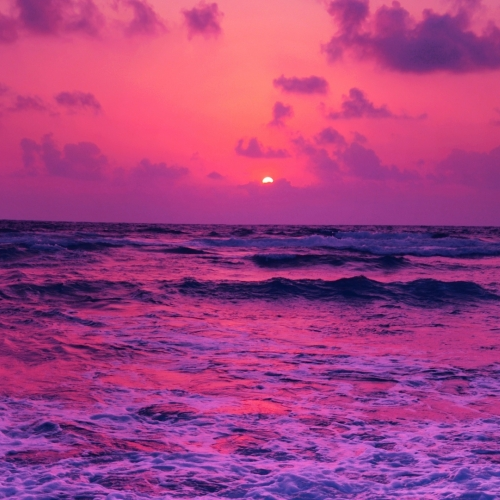
#> input picture IMAGES/sunset.jpg, 500 x 500 px
$ python palette_generator.py
#> lines starting #> are read from the running program, lines starting #| are printed output that depends on the picture
import cv2
import numpy as np
import matplotlib.pyplot as plt

#import matplotlib
#matplotlib.use("Agg")


image_path = "IMAGES/sunset.jpg"
image = cv2.imread(image_path)
#> image is the input picture: shape (500, 500, 3); mean B, G, R 128.9, 63.1, 164.9

if image is None:
    print("Error! Image not shown")
    exit()

image = cv2.cvtColor(image,cv2.COLOR_BGR2RGB)

max_size = 500
height, width = image.shape[:2]
#> height = 500; width = 500

if max(height, width) > max_size:
    scale = max_size / max(height, width)
    new_size = (int(width * scale), int(height * scale))
    image = cv2.resize(image, new_size)
    print(f"Resized image to {new_size} for faster processing")

plt.imshow(image)
plt.axis('off')
plt.show()


pixels = image.reshape((-1,3))
print("Shape of pixel array: ", pixels.shape)
#| Shape of pixel array:  (250000, 3)

num_colors = 5
pixels = np.float32(pixels)
criteria = (cv2.TERM_CRITERIA_EPS+cv2.TERM_CRITERIA_MAX_ITER,20,0.2)

_,labels,centers = cv2.kmeans(pixels,num_colors,None,criteria,10,cv2.KMEANS_RANDOM_CENTERS)
#> centers = [[55.93, 26.41, 87.43], [173.4, 83.13, 179.2], [181.7, 59.01, 131.2], [240.7, 94.69, 129.7], [126, 48.77, 125.7]]
centers = np.uint32(centers)
#> centers = [[55, 26, 87], [173, 83, 179], [181, 59, 131], [240, 94, 129], [125, 48, 125]]
print("DOMINANT COLORS (RGB): ",centers)
#| DOMINANT COLORS (RGB):  [[ 55  26  87]
#|  [173  83 179]
#|  [181  59 131]
#|  [240  94 129]
#|  [125  48 125]]

palette = np.zeros((50,300,3),dtype= np.uint8)
block_width =  300//num_colors

for i,colors in enumerate(centers):
    start_pt = i * block_width
    end_pt = (i+1) * block_width
    palette[:,start_pt:end_pt] = colors
#> this loop made 5 passes
#> (colors, start_pt, end_pt) on passes 1 to 5: ([55, 26, 87], 0, 60), ([173, 83, 179], 60, 120), ([181, 59, 131], 120, 180), ([240, 94, 129], 180, 240), ([125, 48, 125], 240, 300)
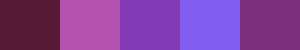
#> palette: shape (50, 300, 3); mean of channels 0, 1, 2 154.8, 62, 130.2; drawn as B, G, R

plt.figure(figsize=(6,2))
plt.imshow(palette)
plt.axis('off')
plt.show()

import os

if not os.path.exists("output/images"):
    os.makedirs("output/images")
if not os.path.exists("output/palettes"):
    os.makedirs("output/palettes")

output_path = f"output/palettes/{os.path.basename(image_path)}"
cv2.imwrite(output_path, cv2.cvtColor(palette, cv2.COLOR_RGB2BGR))
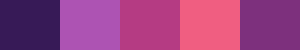
#> saved as sunset.jpg: shape (50, 300, 3); mean B, G, R 130.2, 62, 154.8
print(f"Palette saved as {output_path}")

img_path = f"output/images/{os.path.basename(image_path)}"
cv2.imwrite(img_path, cv2.cvtColor(image, cv2.COLOR_RGB2BGR))
print("Input image saved inside output/images")


import json
colors_list = centers.tolist()  #numpy array to list
#> colors_list has the same summary as centers
with open("output/colors.json", "w") as f:
    json.dump(colors_list, f)

print("RGB values saved to output/colors.json")

$ run again, with IMAGES/ocean.jpg copied over IMAGES/sunset.jpg
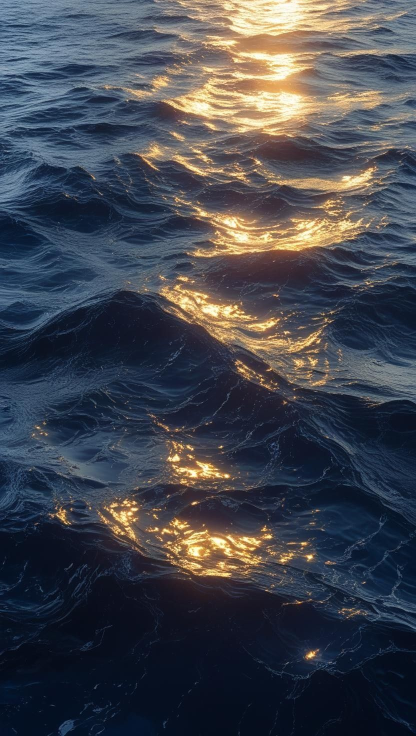
#> input picture IMAGES/ocean.jpg, 832 x 1472 px (shown at 1/2 size)
#> image is the input picture: shape (1472, 832, 3); mean B, G, R 78.2, 69.4, 66
#> `image = cv2.resize(image, new_size)`:
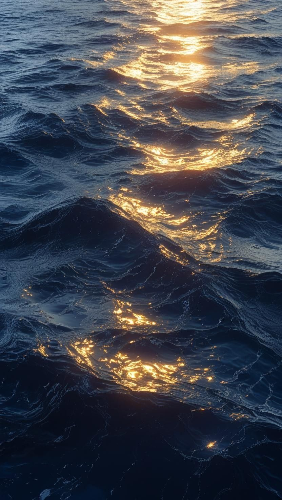
#> image: shape (500, 282, 3); mean R, G, B 65.8, 69.3, 78.1
#| Resized image to (282, 500) for faster processing
#| Shape of pixel array:  (141000, 3)
#> `_,labels,centers = cv2.kmeans(pixels,num_colors,None,criteria,10,cv2.K..`: centers = [[55.94, 63.6, 80.37], [238.6, 215.4, 164.6], [175.9, 143.8, 108.9], [102.4, 108.3, 117.8], [15.64, 25.09, 43.69]]
#> `centers = np.uint32(centers)`: centers = [[55, 63, 80], [238, 215, 164], [175, 143, 108], [102, 108, 117], [15, 25, 43]]
#| DOMINANT COLORS (RGB):  [[ 55  63  80]
#|  [238 215 164]
#|  [175 143 108]
#|  [102 108 117]
#|  [ 15  25  43]]
#> the loop `for i,colors in enumerate(centers):` made 5 passes
#> (colors, start_pt, end_pt) on passes 1 to 5: ([55, 63, 80], 0, 60), ([238, 215, 164], 60, 120), ([175, 143, 108], 120, 180), ([102, 108, 117], 180, 240), ([15, 25, 43], 240, 300)
#> `cv2.imwrite(output_path, cv2.cvtColor(palette, cv2.COLOR_RGB2BGR))`:
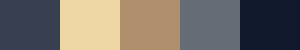
#> saved as sunset.jpg: shape (50, 300, 3); mean B, G, R 102.4, 110.8, 117
#> colors_list has the same summary as centers
